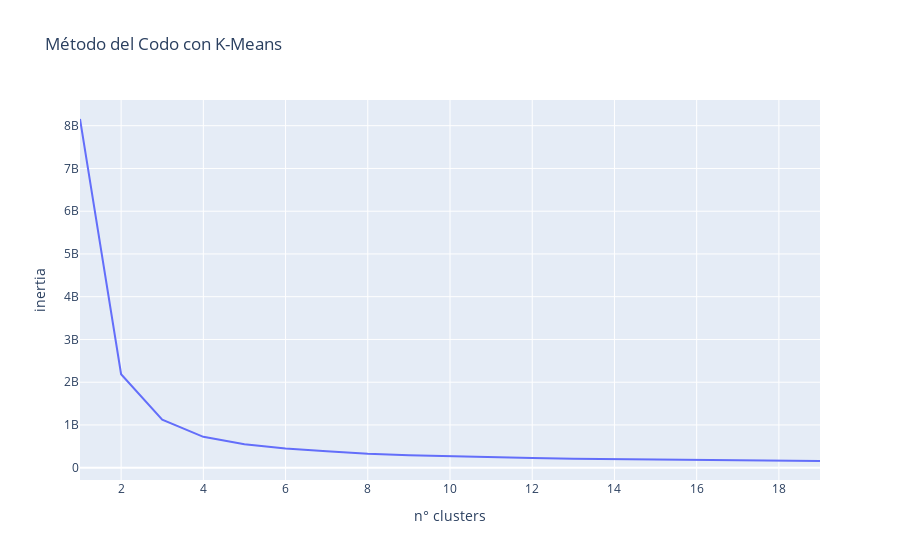

Notebook code for this chart:
### Code cell
px.line(intertias, x="n° clusters", y="inertia", title="Método del Codo con K-Means")

### Figure 1 — Plotly figure (JSON) as saved in the notebook; plotly's stock layout.template omitted (floating-point values rounded to 4 significant figures)
{"data": [{"hovertemplate": "n° clusters=%{x}<br>inertia=%{y}<extra></extra>", "legendgroup": "", "line": {"color": "#636efa", "dash": "solid"}, "marker": {"symbol": "circle"}, "mode": "lines", "name": "", "orientation": "v", "showlegend": false, "type": "scatter", "x": [1, 2, 3, 4, 5, 6, 7, 8, 9, 10, 11, 12, 13, 14, 15, 16, 17, 18, 19], "xaxis": "x", "y": [8157000000.0, 2186000000.0, 1125000000.0, 723100000.0, 547600000.0, 447900000.0, 385700000.0, 325600000.0, 289900000.0, 264000000.0, 243900000.0, 226500000.0, 210700000.0, 199400000.0, 186200000.0, 177700000.0, 171800000.0, 164300000.0, 156900000.0], "yaxis": "y"}], "layout": {"legend": {"tracegroupgap": 0}, "title": {"text": "Método del Codo con K-Means"}, "xaxis": {"anchor": "y", "domain": [0, 1], "title": {"text": "n° clusters"}}, "yaxis": {"anchor": "x", "domain": [0, 1], "title": {"text": "inertia"}}}}
